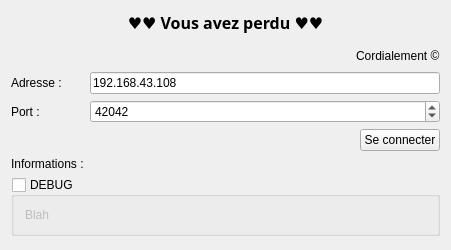
<?xml version="1.0" encoding="UTF-8"?>
<ui version="4.0">
 <class>Fenetre</class>
 <widget class="QWidget" name="Fenetre">
  <property name="geometry">
   <rect>
    <x>0</x>
    <y>0</y>
    <width>451</width>
    <height>250</height>
   </rect>
  </property>
  <property name="windowTitle">
   <string>Fenetre</string>
  </property>
  <layout class="QFormLayout" name="formLayout">
   <property name="fieldGrowthPolicy">
    <enum>QFormLayout::AllNonFixedFieldsGrow</enum>
   </property>
   <item row="0" column="0" colspan="2">
    <widget class="QLabel" name="label">
     <property name="font">
      <font>
       <family>MV Boli</family>
       <pointsize>12</pointsize>
       <weight>75</weight>
       <bold>true</bold>
      </font>
     </property>
     <property name="text">
      <string>♥♥ Vous avez perdu ♥♥</string>
     </property>
     <property name="alignment">
      <set>Qt::AlignCenter</set>
     </property>
    </widget>
   </item>
   <item row="1" column="0">
    <widget class="QWidget" name="widget" native="true"/>
   </item>
   <item row="2" column="1">
    <widget class="QWidget" name="widget_2" native="true">
     <layout class="QHBoxLayout" name="horizontalLayout">
      <property name="leftMargin">
       <number>0</number>
      </property>
      <property name="topMargin">
       <number>0</number>
      </property>
      <property name="rightMargin">
       <number>0</number>
      </property>
      <property name="bottomMargin">
       <number>0</number>
      </property>
      <item>
       <spacer name="horizontalSpacer">
        <property name="orientation">
         <enum>Qt::Horizontal</enum>
        </property>
        <property name="sizeHint" stdset="0">
         <size>
          <width>40</width>
          <height>20</height>
         </size>
        </property>
       </spacer>
      </item>
      <item>
       <widget class="QLabel" name="label_4">
        <property name="text">
         <string>Cordialement ©</string>
        </property>
       </widget>
      </item>
     </layout>
    </widget>
   </item>
   <item row="3" column="0">
    <widget class="QLabel" name="label_3">
     <property name="text">
      <string>Adresse :</string>
     </property>
    </widget>
   </item>
   <item row="3" column="1">
    <widget class="QLineEdit" name="lineEdit">
     <property name="text">
      <string>192.168.43.108</string>
     </property>
    </widget>
   </item>
   <item row="4" column="0">
    <widget class="QLabel" name="label_2">
     <property name="text">
      <string>Port :</string>
     </property>
    </widget>
   </item>
   <item row="4" column="1">
    <widget class="QSpinBox" name="spinBox">
     <property name="maximum">
      <number>65536</number>
     </property>
     <property name="value">
      <number>42042</number>
     </property>
    </widget>
   </item>
   <item row="6" column="0">
    <widget class="QWidget" name="widget_4" native="true"/>
   </item>
   <item row="6" column="1">
    <widget class="QWidget" name="widget_3" native="true">
     <layout class="QHBoxLayout" name="horizontalLayout_2">
      <property name="leftMargin">
       <number>0</number>
      </property>
      <property name="topMargin">
       <number>0</number>
      </property>
      <property name="rightMargin">
       <number>0</number>
      </property>
      <property name="bottomMargin">
       <number>0</number>
      </property>
      <item>
       <spacer name="horizontalSpacer_2">
        <property name="orientation">
         <enum>Qt::Horizontal</enum>
        </property>
        <property name="sizeHint" stdset="0">
         <size>
          <width>40</width>
          <height>20</height>
         </size>
        </property>
       </spacer>
      </item>
      <item>
       <widget class="QPushButton" name="pushButton">
        <property name="text">
         <string>Se connecter</string>
        </property>
       </widget>
      </item>
     </layout>
    </widget>
   </item>
   <item row="8" column="0">
    <widget class="QLabel" name="label_5">
     <property name="text">
      <string>Informations :</string>
     </property>
    </widget>
   </item>
   <item row="8" column="1">
    <widget class="QLabel" name="label_6">
     <property name="text">
      <string/>
     </property>
    </widget>
   </item>
   <item row="9" column="0" colspan="2">
    <widget class="QGroupBox" name="groupDebug">
     <property name="title">
      <string>DEBUG</string>
     </property>
     <property name="checkable">
      <bool>true</bool>
     </property>
     <property name="checked">
      <bool>false</bool>
     </property>
     <layout class="QVBoxLayout" name="verticalLayout">
      <item>
       <widget class="QLabel" name="dbg_imgLabel">
        <property name="text">
         <string>Blah</string>
        </property>
       </widget>
      </item>
     </layout>
    </widget>
   </item>
  </layout>
 </widget>
 <layoutdefault spacing="6" margin="11"/>
 <resources/>
 <connections>
  <connection>
   <sender>groupDebug</sender>
   <signal>toggled(bool)</signal>
   <receiver>dbg_imgLabel</receiver>
   <slot>setVisible(bool)</slot>
   <hints>
    <hint type="sourcelabel">
     <x>18</x>
     <y>189</y>
    </hint>
    <hint type="destinationlabel">
     <x>96</x>
     <y>218</y>
    </hint>
   </hints>
  </connection>
  <connection>
   <sender>lineEdit</sender>
   <signal>returnPressed()</signal>
   <receiver>pushButton</receiver>
   <slot>click()</slot>
   <hints>
    <hint type="sourcelabel">
     <x>258</x>
     <y>81</y>
    </hint>
    <hint type="destinationlabel">
     <x>403</x>
     <y>136</y>
    </hint>
   </hints>
  </connection>
 </connections>
</ui>
